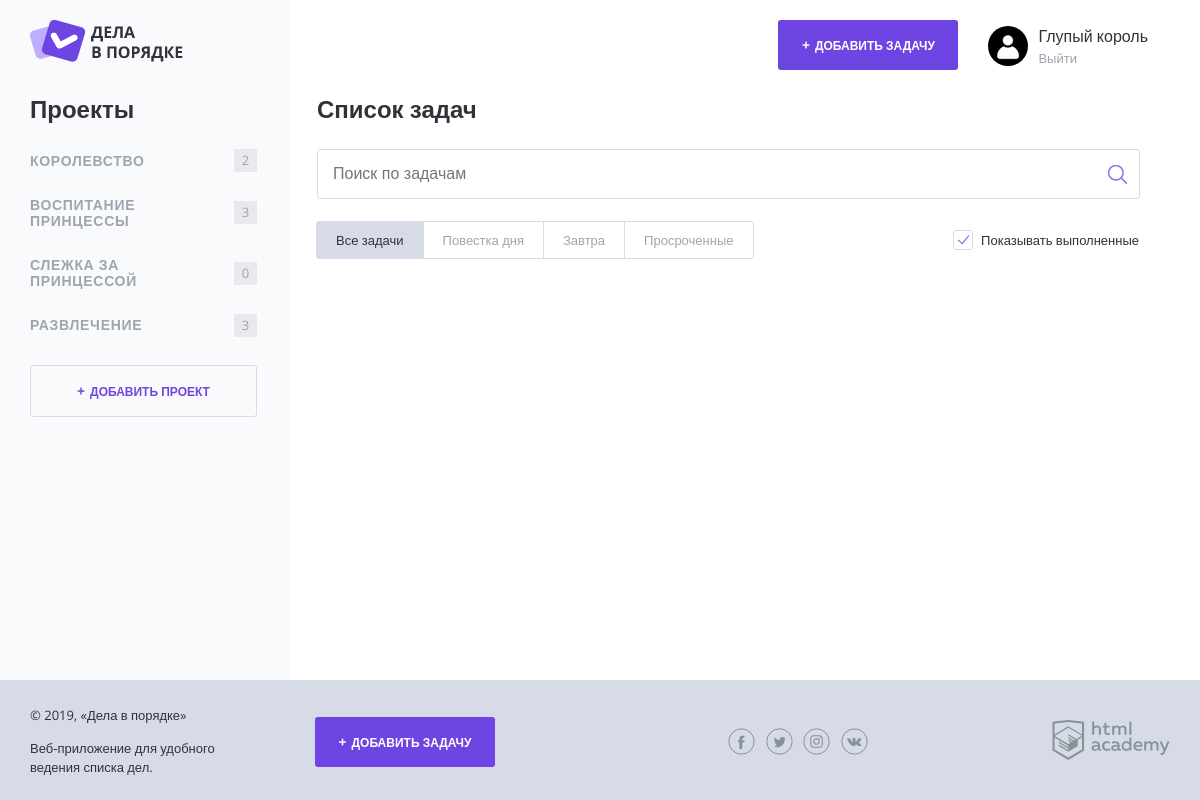
/index.php?category=3, run on the app's committed database.
### tables this page shows
CREATE TABLE categories (
  id INT AUTO_INCREMENT PRIMARY KEY,
  name CHAR(128) NOT NULL,
  user_id INT NOT NULL
);

### functions.php (called while the page is built, shortened)
<?php
function include_template(string $name, array $data): string {
    $name = 'templates/' . $name;
    extract($data);
    require $name;
    $result = ob_get_clean();
    return $result;
}
function countTasks(string $category_name, array $task_list): int {
    $tasks_sum = 0;
    foreach($task_list as $task) {
        if($category_name === $task['categories_name']) {
            $tasks_sum++;
        }
    }
    return $tasks_sum;
}

### mysql_helper.php (called while the page is built, shortened)
<?php
function fetchData($link, string $sql): array {
    $result = mysqli_query($link, $sql);
    return mysqli_fetch_all($result, MYSQLI_ASSOC);
}
function getTaskCategories($link, int $user_id): array {
    $sql_cat = "SELECT categories.name, categories.id FROM categories
                JOIN users ON categories.user_id = users.id
                WHERE users.id = $user_id";
    return fetchData($link, $sql_cat);
}
function getTaskList($link, int $user_id): array {
    $sql_tasks = "SELECT tasks.name, tasks.created_at, tasks.expires_at, categories.name AS categories_name, status FROM tasks
        JOIN categories ON tasks.category_id = categories.id
        JOIN users ON categories.user_id = users.id
        WHERE users.id = $user_id";
    return fetchData($link, $sql_tasks);
}

### templates/layout.php (the view, shortened to what this page needs)
<!DOCTYPE html>
<html lang="ru">
<head>
    <link rel="stylesheet" href="css/normalize.css">
    <link rel="stylesheet" href="css/style.css">
    <link rel="stylesheet" href="css/flatpickr.min.css">
</head>
<body>
<div class="page-wrapper">
    <div class="container container--with-sidebar">
        <header class="main-header">
            <a href="/">
                <img src="img/logo.png" width="153" height="42" alt="Логотип Дела в порядке">
            </a>
            <div class="main-header__side">
                <a class="main-header__side-item button button--plus open-modal" href="pages/form-task.html">Добавить задачу</a>
                <div class="main-header__side-item user-menu">
                    <div class="user-menu__image">
                        <img src="img/user.png" width="40" height="40" alt="Пользователь">
                    </div>
                    <div class="user-menu__data">
                        <p><?=htmlspecialchars($user); ?></p>
                        <a href="#">Выйти</a>
                    </div>
                </div>
            </div>
        </header>
        <div class="content">
            <section class="content__side">
                <h2 class="content__side-heading">Проекты</h2>
                <nav class="main-navigation">
                    <ul class="main-navigation__list">
                    <?php foreach($category_list as $category): ?>
                        <li class="main-navigation__list-item">
                            <a class="main-navigation__list-item-link" href="/index.php?category=<?= $category['id']; ?>"><?=htmlspecialchars($category['name']); ?></a>
                            <span class="main-navigation__list-item-count"><?=countTasks(htmlspecialchars($category['name']), $task_list); ?></span>
                        </li>
                    <?php endforeach; ?>
                    </ul>
                </nav>
                <a class="button button--transparent button--plus content__side-button"
                    href="pages/form-project.html" target="project_add">Добавить проект</a>
            </section>
            <main class="content__main"><?=$content ?></main>
        </div>
    </div>
</div>
<footer class="main-footer">
    <div class="container">
        <div class="main-footer__copyright">
            <p>© 2019, «Дела в порядке»</p>
            <p>Веб-приложение для удобного ведения списка дел.</p>
        </div>
        <a class="main-footer__button button button--plus" href="pages/form-task.html">Добавить задачу</a>
        <div class="main-footer__social social">
            <a class="social__link social__link--facebook" href="#">
            </a>
            <a class="social__link social__link--twitter" href="#">
            </a>
            <a class="social__link social__link--instagram" href="#">
            </a>
            <a class="social__link social__link--vkontakte" href="#">
            </a>
        </div>
        <div class="main-footer__developed-by">
            <a href="https://htmlacademy.ru/intensive/php">
                <img src="img/htmlacademy.svg" alt="HTML Academy" width="118" height="40">
            </a>
        </div>
    </div>
</footer>
</body>
</html>

### css/style.css (style rules this page uses)
html, body { height: 100%; }
.page-wrapper { min-height: 100%; margin-bottom: -120px; display: flex; }
.page-wrapper::after { content: ""; display: block; }
.main-footer, .page-wrapper::after { height: 94px; }
body { position: relative; min-width: 1180px; font-size: 16px; font-family: "OpenSans", sans-serif; color: #31313a; }
a { text-decoration: none; }
.container { width: 1140px; margin: 0 auto; padding: 0 20px; }
.container--with-sidebar { position: relative; }
.container--with-sidebar::after { content: ""; position: absolute; top: 0; left: calc(-50vw + 280px); z-index: -1; width: 50vw; height: 100%; background-color: #f9fafc; }
.button { display: inline-block; width: 180px; padding: 17px 0; font-weight: 700; font-size: 12px; text-align: center; color: #ffffff; text-transform: uppercase; text-decoration: none; background-color: #6e45e2; border: 0; border-radius: 3px; }
.button--plus::before { content: "+"; margin-right: 5px; font-size: 14px; }
.button--transparent { color: #6e45e2; border: 1px solid #d7dbe8; }
.button--transparent, .button--transparent:hover, .button--transparent:focus, .button--transparent:active { background-color: transparent; }
.main-header { display: flex; justify-content: space-between; padding: 20px 0 26px; }
.main-header__side { display: flex; align-items: center; margin-right: 22px; }
.main-header__side-item { margin-left: 30px; }
.user-menu { display: flex; align-items: center; }
.user-menu__image { flex-shrink: 1; margin-top: 6px; margin-right: 10px; }
.user-menu__image img { border-radius: 50%; }
.user-menu__data p { margin: 3px 0 2px; }
.user-menu__data a { font-size: 13px; color: #9fa4af; }
.content { display: flex; margin-bottom: 120px; }
.content__side { width: 260px; }
.content__side-heading { margin: 0; margin-bottom: 15px; }
.content__side-button { width: 225px; }
.main-navigation { margin-bottom: 18px; }
.main-navigation__list { margin: 0 0 0 -8px; padding: 0; list-style: none; }
.main-navigation__list-item { display: flex; align-items: center; font-size: 14px; color: #9fa4af; text-transform: uppercase; }
.main-navigation__list-item-link { flex-grow: 1; padding: 14px 8px; font-weight: bold; color: inherit; text-decoration: none; letter-spacing: 0.05em; }
.main-navigation__list-item-count { display: inline-block; min-width: 19px; min-height: 19px; margin-right: 33px; padding: 2px; font-size: 13px; line-height: 18px; text-align: center; background-color: #e8e9ee; }
.content__main { flex-grow: 1; padding: 0 30px 0 27px; }
.main-footer { position: relative; padding: 13px 0; background-color: #d7dbe8; }
.main-footer .container { display: flex; align-items: center; }
.main-footer__copyright { width: 215px; margin-right: 70px; font-size: 13px; line-height: 1.5; }
.main-footer__button { margin-right: 202px; }
.main-footer__social { width: 140px; margin-right: 184px; }
.social { display: flex; flex-wrap: wrap; justify-content: space-between; margin-left: auto; }
.social__link { width: 27px; height: 27px; }

### data on the page
categories: name "КОРОЛЕВСТВО", name "2"
categories: name "ВОСПИТАНИЕ ПРИНЦЕССЫ", name "3"
categories: name "СЛЕЖКА ЗА ПРИНЦЕССОЙ", name "0"
categories: name "РАЗВЛЕЧЕНИЕ", name "3"

### other printed values
$user "Глупый король"
